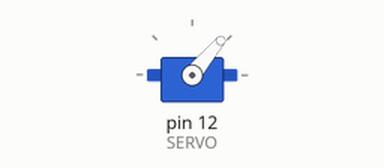
Simulated run of this sketch. Board: Arduino Uno, built with avr-gcc and run on an emulated ATmega328P. Parts: servo.

Above: at 0.05 s.
At 3.65 s:
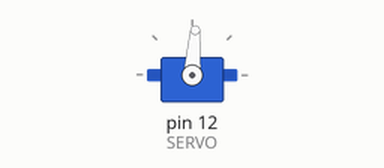
At 7.35 s:
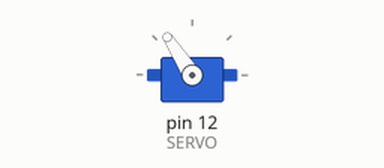
At 14.75 s:
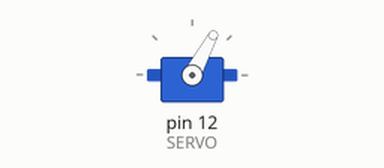
Timing chart, 0 to 20.7 s (numbered marks = the images above):
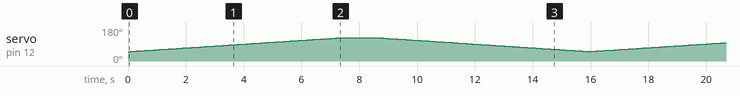

The sketch:

Servo.ino
```cpp
#include <Servo.h>

Servo ser;

#define SERVO 12

void openDoor(){
  for(int i = 50 ; i <= 124 ; i++){
    ser.write(i);
    delay(100);
    }
  }

void closeDoor(){
  for(int i = 124 ; i > 50 ; i--){
    ser.write(i);
    delay(100);
    }
  }

void setup() {
  ser.attach(SERVO);
}

void loop() {
  openDoor();
  delay(1000);
  closeDoor();
}
```
